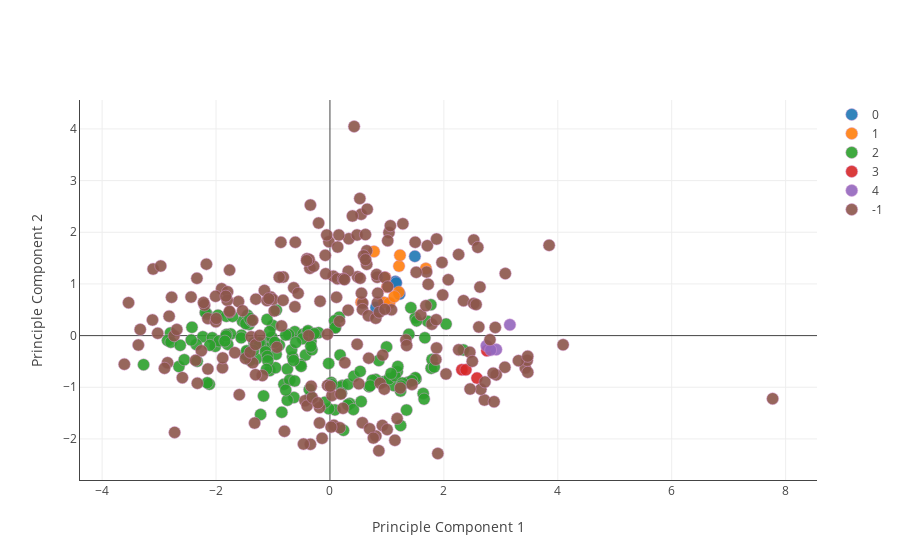

The notebook cell saved with this chart:
### Markdown cell above
## To run this algorithm for a different file or no of clusters, please change parameters here

### Code cell
FILENAME = "data/cho.txt"
EPS = 1.03
MIN_POINTS = 4
driver(FILENAME, MIN_POINTS, EPS)

### Figure 1 — Plotly figure (JSON) as saved in the notebook; plotly's stock layout.template omitted (floating-point values rounded to 4 significant figures; data arrays with more than 128 entries replaced by an {"elided": "..."} marker saying what was removed)
{"data": [{"marker": {"line": {"color": "rgba(217, 154, 217, 123)", "width": 0.5}, "opacity": 0.9, "size": 12}, "mode": "markers", "name": 0, "type": "scatter", "x": [1.148, 0.8084, 1.491, 1.222, 1.164], "y": [1.045, 0.544, 1.535, 0.8059, 1.02]}, {"marker": {"line": {"color": "rgba(217, 154, 217, 123)", "width": 0.5}, "opacity": 0.9, "size": 12}, "mode": "markers", "name": 1, "type": "scatter", "x": [0.9718, 0.9494, 1.001, 1.045, 1.213, 1.208, 1.229, 1.684, 0.773, 0.5486, 1.13], "y": [1.126, 0.6426, 0.9394, 0.6324, 1.345, 0.8445, 1.557, 1.297, 1.628, 0.6445, 0.7544]}, {"marker": {"line": {"color": "rgba(217, 154, 217, 123)", "width": 0.5}, "opacity": 0.9, "size": 12}, "mode": "markers", "name": 2, "type": "scatter", "x": {"elided": "151 float values"}, "y": {"elided": "151 float values"}}, {"marker": {"line": {"color": "rgba(217, 154, 217, 123)", "width": 0.5}, "opacity": 0.9, "size": 12}, "mode": "markers", "name": 3, "type": "scatter", "x": [2.316, 2.581, 2.387, 2.756], "y": [-0.6604, -0.8227, -0.6612, -0.2917]}, {"marker": {"line": {"color": "rgba(217, 154, 217, 123)", "width": 0.5}, "opacity": 0.9, "size": 12}, "mode": "markers", "name": 4, "type": "scatter", "x": [2.919, 3.159, 2.748, 2.821], "y": [-0.2706, 0.2091, -0.1983, -0.2789]}, {"marker": {"line": {"color": "rgba(217, 154, 217, 123)", "width": 0.5}, "opacity": 0.9, "size": 12}, "mode": "markers", "name": -1, "type": "scatter", "x": {"elided": "211 float values"}, "y": {"elided": "211 float values"}}], "layout": {"xaxis": {"showline": true, "title": "Principle Component 1"}, "yaxis": {"showline": true, "title": "Principle Component 2"}}}
